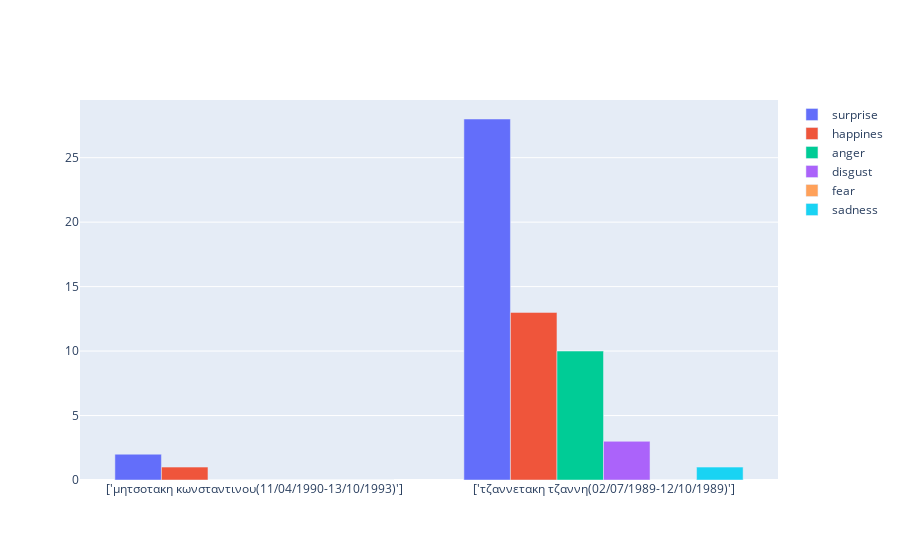

Notebook source saved alongside this figure:
### Code cell
import plotly.graph_objects as go
gov = list(sentiments['δημοκρατικη ανανεωση'].keys())
vals = sentiments['δημοκρατικη ανανεωση'].values()
fig = go.Figure(data=[
    go.Bar(name='surprise', x=gov, y=[y[0][0],y[1][0]]),
    go.Bar(name='happines', x=gov, y=[y[0][1],y[1][1]]),
    go.Bar(name='anger', x=gov, y=[y[0][2],y[1][2]]),
    go.Bar(name='disgust', x=gov, y=[y[0][3],y[1][3]]),
    go.Bar(name='fear', x=gov, y=[y[0][4],y[1][4]]),
    go.Bar(name='sadness', x=gov, y=[y[0][5],y[1][5]]),
])
# Change the bar mode
fig.update_layout(barmode='group')
fig.show()

### Figure 1 — Plotly figure (JSON) as saved in the notebook; plotly's stock layout.template omitted (floating-point values rounded to 4 significant figures)
{"data": [{"name": "surprise", "type": "bar", "x": ["['μητσοτακη κωνσταντινου(11/04/1990-13/10/1993)']", "['τζαννετακη τζαννη(02/07/1989-12/10/1989)']"], "y": [2, 28]}, {"name": "happines", "type": "bar", "x": ["['μητσοτακη κωνσταντινου(11/04/1990-13/10/1993)']", "['τζαννετακη τζαννη(02/07/1989-12/10/1989)']"], "y": [1, 13]}, {"name": "anger", "type": "bar", "x": ["['μητσοτακη κωνσταντινου(11/04/1990-13/10/1993)']", "['τζαννετακη τζαννη(02/07/1989-12/10/1989)']"], "y": [0, 10]}, {"name": "disgust", "type": "bar", "x": ["['μητσοτακη κωνσταντινου(11/04/1990-13/10/1993)']", "['τζαννετακη τζαννη(02/07/1989-12/10/1989)']"], "y": [0, 3]}, {"name": "fear", "type": "bar", "x": ["['μητσοτακη κωνσταντινου(11/04/1990-13/10/1993)']", "['τζαννετακη τζαννη(02/07/1989-12/10/1989)']"], "y": [0, 0]}, {"name": "sadness", "type": "bar", "x": ["['μητσοτακη κωνσταντινου(11/04/1990-13/10/1993)']", "['τζαννετακη τζαννη(02/07/1989-12/10/1989)']"], "y": [0, 1]}], "layout": {"barmode": "group"}}
